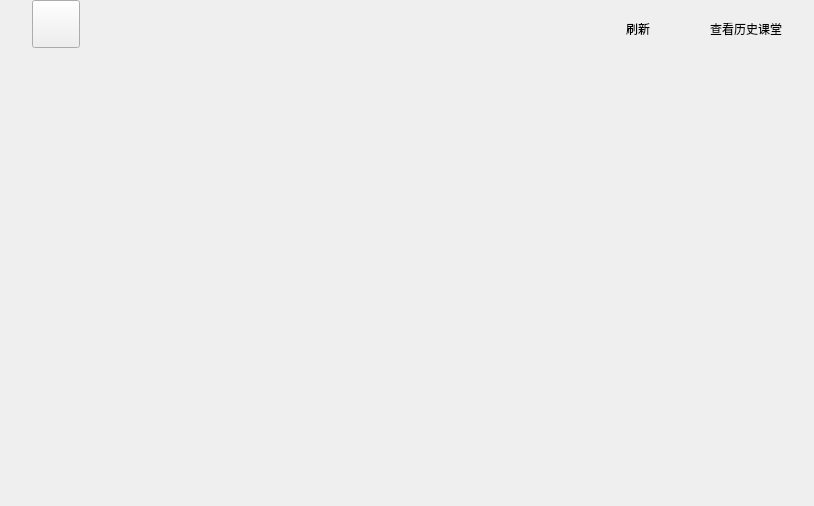
<?xml version="1.0" encoding="UTF-8"?>
<ui version="4.0">
 <class>EduSelectWidget</class>
 <widget class="QWidget" name="EduSelectWidget">
  <property name="geometry">
   <rect>
    <x>0</x>
    <y>0</y>
    <width>814</width>
    <height>506</height>
   </rect>
  </property>
  <property name="minimumSize">
   <size>
    <width>0</width>
    <height>0</height>
   </size>
  </property>
  <property name="maximumSize">
   <size>
    <width>16777215</width>
    <height>16777215</height>
   </size>
  </property>
  <property name="windowTitle">
   <string>场景选择</string>
  </property>
  <property name="styleSheet">
   <string notr="true"/>
  </property>
  <layout class="QGridLayout" name="gridLayout">
   <property name="leftMargin">
    <number>0</number>
   </property>
   <property name="topMargin">
    <number>0</number>
   </property>
   <property name="rightMargin">
    <number>0</number>
   </property>
   <property name="bottomMargin">
    <number>0</number>
   </property>
   <property name="spacing">
    <number>0</number>
   </property>
   <item row="0" column="0">
    <widget class="QStackedWidget" name="stackedWidget">
     <property name="currentIndex">
      <number>4</number>
     </property>
     <widget class="QWidget" name="page">
      <layout class="QVBoxLayout" name="verticalLayout_3">
       <property name="spacing">
        <number>0</number>
       </property>
       <property name="leftMargin">
        <number>0</number>
       </property>
       <property name="topMargin">
        <number>0</number>
       </property>
       <property name="rightMargin">
        <number>0</number>
       </property>
       <property name="bottomMargin">
        <number>0</number>
       </property>
       <item>
        <layout class="QHBoxLayout" name="horizontalLayout">
         <property name="spacing">
          <number>0</number>
         </property>
         <property name="leftMargin">
          <number>32</number>
         </property>
         <item>
          <widget class="QPushButton" name="btn_back">
           <property name="minimumSize">
            <size>
             <width>48</width>
             <height>48</height>
            </size>
           </property>
           <property name="maximumSize">
            <size>
             <width>48</width>
             <height>16777215</height>
            </size>
           </property>
           <property name="text">
            <string/>
           </property>
          </widget>
         </item>
         <item>
          <spacer name="horizontalSpacer">
           <property name="orientation">
            <enum>Qt::Horizontal</enum>
           </property>
           <property name="sizeHint" stdset="0">
            <size>
             <width>40</width>
             <height>20</height>
            </size>
           </property>
          </spacer>
         </item>
        </layout>
       </item>
       <item>
        <spacer name="verticalSpacer">
         <property name="orientation">
          <enum>Qt::Vertical</enum>
         </property>
         <property name="sizeHint" stdset="0">
          <size>
           <width>20</width>
           <height>196</height>
          </size>
         </property>
        </spacer>
       </item>
       <item>
        <layout class="QHBoxLayout" name="horizontalLayout_3">
         <property name="spacing">
          <number>0</number>
         </property>
         <item>
          <spacer name="horizontalSpacer_2">
           <property name="orientation">
            <enum>Qt::Horizontal</enum>
           </property>
           <property name="sizeHint" stdset="0">
            <size>
             <width>40</width>
             <height>20</height>
            </size>
           </property>
          </spacer>
         </item>
         <item>
          <widget class="ImageButton" name="btn_teacher" native="true">
           <property name="minimumSize">
            <size>
             <width>300</width>
             <height>300</height>
            </size>
           </property>
           <property name="maximumSize">
            <size>
             <width>300</width>
             <height>300</height>
            </size>
           </property>
          </widget>
         </item>
         <item>
          <spacer name="horizontalSpacer_3">
           <property name="orientation">
            <enum>Qt::Horizontal</enum>
           </property>
           <property name="sizeHint" stdset="0">
            <size>
             <width>120</width>
             <height>20</height>
            </size>
           </property>
          </spacer>
         </item>
         <item>
          <widget class="ImageButton" name="btn_student" native="true">
           <property name="minimumSize">
            <size>
             <width>300</width>
             <height>300</height>
            </size>
           </property>
           <property name="maximumSize">
            <size>
             <width>300</width>
             <height>300</height>
            </size>
           </property>
          </widget>
         </item>
         <item>
          <spacer name="horizontalSpacer_5">
           <property name="orientation">
            <enum>Qt::Horizontal</enum>
           </property>
           <property name="sizeHint" stdset="0">
            <size>
             <width>40</width>
             <height>20</height>
            </size>
           </property>
          </spacer>
         </item>
        </layout>
       </item>
       <item>
        <spacer name="verticalSpacer_2">
         <property name="orientation">
          <enum>Qt::Vertical</enum>
         </property>
         <property name="sizeHint" stdset="0">
          <size>
           <width>20</width>
           <height>196</height>
          </size>
         </property>
        </spacer>
       </item>
       <item>
        <spacer name="verticalSpacer_3">
         <property name="orientation">
          <enum>Qt::Vertical</enum>
         </property>
         <property name="sizeHint" stdset="0">
          <size>
           <width>20</width>
           <height>80</height>
          </size>
         </property>
        </spacer>
       </item>
      </layout>
     </widget>
     <widget class="QWidget" name="page_2">
      <layout class="QVBoxLayout" name="verticalLayout">
       <property name="spacing">
        <number>0</number>
       </property>
       <property name="leftMargin">
        <number>0</number>
       </property>
       <property name="topMargin">
        <number>0</number>
       </property>
       <property name="rightMargin">
        <number>0</number>
       </property>
       <property name="bottomMargin">
        <number>0</number>
       </property>
       <item>
        <layout class="QHBoxLayout" name="horizontalLayout_5">
         <property name="spacing">
          <number>0</number>
         </property>
         <property name="leftMargin">
          <number>32</number>
         </property>
         <item>
          <widget class="QPushButton" name="btn_back_2">
           <property name="minimumSize">
            <size>
             <width>48</width>
             <height>48</height>
            </size>
           </property>
           <property name="maximumSize">
            <size>
             <width>48</width>
             <height>48</height>
            </size>
           </property>
           <property name="text">
            <string/>
           </property>
          </widget>
         </item>
         <item>
          <spacer name="horizontalSpacer_6">
           <property name="orientation">
            <enum>Qt::Horizontal</enum>
           </property>
           <property name="sizeHint" stdset="0">
            <size>
             <width>40</width>
             <height>20</height>
            </size>
           </property>
          </spacer>
         </item>
        </layout>
       </item>
       <item>
        <spacer name="verticalSpacer_5">
         <property name="orientation">
          <enum>Qt::Vertical</enum>
         </property>
         <property name="sizeHint" stdset="0">
          <size>
           <width>20</width>
           <height>119</height>
          </size>
         </property>
        </spacer>
       </item>
       <item>
        <layout class="QHBoxLayout" name="horizontalLayout_10">
         <property name="spacing">
          <number>0</number>
         </property>
         <item>
          <spacer name="horizontalSpacer_15">
           <property name="orientation">
            <enum>Qt::Horizontal</enum>
           </property>
           <property name="sizeHint" stdset="0">
            <size>
             <width>40</width>
             <height>20</height>
            </size>
           </property>
          </spacer>
         </item>
         <item>
          <widget class="QWidget" name="course_widget" native="true">
           <property name="minimumSize">
            <size>
             <width>800</width>
             <height>454</height>
            </size>
           </property>
           <property name="styleSheet">
            <string notr="true"/>
           </property>
           <layout class="QGridLayout" name="gridLayout_4">
            <item row="0" column="1">
             <spacer name="verticalSpacer_7">
              <property name="orientation">
               <enum>Qt::Vertical</enum>
              </property>
              <property name="sizeHint" stdset="0">
               <size>
                <width>20</width>
                <height>76</height>
               </size>
              </property>
             </spacer>
            </item>
            <item row="1" column="0">
             <spacer name="horizontalSpacer_9">
              <property name="orientation">
               <enum>Qt::Horizontal</enum>
              </property>
              <property name="sizeHint" stdset="0">
               <size>
                <width>173</width>
                <height>20</height>
               </size>
              </property>
             </spacer>
            </item>
            <item row="1" column="1" colspan="2">
             <layout class="QGridLayout" name="gridLayout_3">
              <property name="rightMargin">
               <number>0</number>
              </property>
              <property name="bottomMargin">
               <number>0</number>
              </property>
              <property name="horizontalSpacing">
               <number>24</number>
              </property>
              <property name="verticalSpacing">
               <number>32</number>
              </property>
              <item row="1" column="1">
               <widget class="QComboBox" name="cmb_new_room_type">
                <property name="minimumSize">
                 <size>
                  <width>320</width>
                  <height>48</height>
                 </size>
                </property>
                <property name="maximumSize">
                 <size>
                  <width>320</width>
                  <height>48</height>
                 </size>
                </property>
                <item>
                 <property name="text">
                  <string>大班课</string>
                 </property>
                </item>
                <item>
                 <property name="text">
                  <string>大班小组课</string>
                 </property>
                </item>
               </widget>
              </item>
              <item row="4" column="1">
               <layout class="QHBoxLayout" name="horizontalLayout_6">
                <property name="spacing">
                 <number>8</number>
                </property>
                <property name="sizeConstraint">
                 <enum>QLayout::SetDefaultConstraint</enum>
                </property>
                <property name="leftMargin">
                 <number>0</number>
                </property>
                <item>
                 <spacer name="horizontalSpacer_7">
                  <property name="orientation">
                   <enum>Qt::Horizontal</enum>
                  </property>
                  <property name="sizeHint" stdset="0">
                   <size>
                    <width>40</width>
                    <height>20</height>
                   </size>
                  </property>
                 </spacer>
                </item>
                <item>
                 <widget class="QLabel" name="lbl_history_logo">
                  <property name="minimumSize">
                   <size>
                    <width>22</width>
                    <height>22</height>
                   </size>
                  </property>
                  <property name="maximumSize">
                   <size>
                    <width>22</width>
                    <height>22</height>
                   </size>
                  </property>
                  <property name="text">
                   <string/>
                  </property>
                 </widget>
                </item>
                <item>
                 <widget class="LabelWarp" name="lbl_history">
                  <property name="minimumSize">
                   <size>
                    <width>84</width>
                    <height>22</height>
                   </size>
                  </property>
                  <property name="maximumSize">
                   <size>
                    <width>84</width>
                    <height>22</height>
                   </size>
                  </property>
                  <property name="text">
                   <string>查看历史课堂</string>
                  </property>
                 </widget>
                </item>
                <item>
                 <spacer name="horizontalSpacer_8">
                  <property name="orientation">
                   <enum>Qt::Horizontal</enum>
                  </property>
                  <property name="sizeHint" stdset="0">
                   <size>
                    <width>40</width>
                    <height>20</height>
                   </size>
                  </property>
                 </spacer>
                </item>
               </layout>
              </item>
              <item row="0" column="0">
               <widget class="QLabel" name="lbl_course">
                <property name="minimumSize">
                 <size>
                  <width>0</width>
                  <height>48</height>
                 </size>
                </property>
                <property name="text">
                 <string>课程名称</string>
                </property>
                <property name="alignment">
                 <set>Qt::AlignRight|Qt::AlignTrailing|Qt::AlignVCenter</set>
                </property>
               </widget>
              </item>
              <item row="3" column="1">
               <widget class="QPushButton" name="btn_create_class">
                <property name="minimumSize">
                 <size>
                  <width>320</width>
                  <height>48</height>
                 </size>
                </property>
                <property name="maximumSize">
                 <size>
                  <width>320</width>
                  <height>16777215</height>
                 </size>
                </property>
                <property name="text">
                 <string>创建课堂</string>
                </property>
               </widget>
              </item>
              <item row="0" column="1">
               <widget class="QLineEdit" name="edt_new_room_id">
                <property name="minimumSize">
                 <size>
                  <width>320</width>
                  <height>48</height>
                 </size>
                </property>
                <property name="maximumSize">
                 <size>
                  <width>320</width>
                  <height>16777215</height>
                 </size>
                </property>
                <property name="placeholderText">
                 <string>请输入房间ID</string>
                </property>
               </widget>
              </item>
              <item row="1" column="0">
               <widget class="QLabel" name="lbl_type">
                <property name="minimumSize">
                 <size>
                  <width>72</width>
                  <height>48</height>
                 </size>
                </property>
                <property name="text">
                 <string>类型</string>
                </property>
                <property name="alignment">
                 <set>Qt::AlignRight|Qt::AlignTrailing|Qt::AlignVCenter</set>
                </property>
               </widget>
              </item>
              <item row="2" column="0">
               <widget class="QLabel" name="lbl_room_time">
                <property name="minimumSize">
                 <size>
                  <width>72</width>
                  <height>48</height>
                 </size>
                </property>
                <property name="text">
                 <string>课程时长</string>
                </property>
                <property name="alignment">
                 <set>Qt::AlignRight|Qt::AlignTrailing|Qt::AlignVCenter</set>
                </property>
               </widget>
              </item>
              <item row="2" column="1">
               <widget class="QComboBox" name="cmb_room_time">
                <property name="minimumSize">
                 <size>
                  <width>320</width>
                  <height>48</height>
                 </size>
                </property>
                <property name="maximumSize">
                 <size>
                  <width>320</width>
                  <height>48</height>
                 </size>
                </property>
                <item>
                 <property name="text">
                  <string>30 分钟</string>
                 </property>
                </item>
               </widget>
              </item>
             </layout>
            </item>
            <item row="1" column="3">
             <spacer name="horizontalSpacer_10">
              <property name="orientation">
               <enum>Qt::Horizontal</enum>
              </property>
              <property name="sizeHint" stdset="0">
               <size>
                <width>173</width>
                <height>20</height>
               </size>
              </property>
             </spacer>
            </item>
            <item row="2" column="2">
             <spacer name="verticalSpacer_8">
              <property name="orientation">
               <enum>Qt::Vertical</enum>
              </property>
              <property name="sizeHint" stdset="0">
               <size>
                <width>20</width>
                <height>76</height>
               </size>
              </property>
             </spacer>
            </item>
           </layout>
          </widget>
         </item>
         <item>
          <spacer name="horizontalSpacer_16">
           <property name="orientation">
            <enum>Qt::Horizontal</enum>
           </property>
           <property name="sizeHint" stdset="0">
            <size>
             <width>40</width>
             <height>20</height>
            </size>
           </property>
          </spacer>
         </item>
        </layout>
       </item>
       <item>
        <spacer name="verticalSpacer_6">
         <property name="orientation">
          <enum>Qt::Vertical</enum>
         </property>
         <property name="sizeHint" stdset="0">
          <size>
           <width>20</width>
           <height>173</height>
          </size>
         </property>
        </spacer>
       </item>
      </layout>
     </widget>
     <widget class="QWidget" name="page_3">
      <layout class="QVBoxLayout" name="verticalLayout_5">
       <property name="spacing">
        <number>0</number>
       </property>
       <property name="leftMargin">
        <number>0</number>
       </property>
       <property name="topMargin">
        <number>0</number>
       </property>
       <property name="rightMargin">
        <number>0</number>
       </property>
       <property name="bottomMargin">
        <number>0</number>
       </property>
       <item>
        <layout class="QVBoxLayout" name="verticalLayout_4">
         <property name="spacing">
          <number>0</number>
         </property>
         <item>
          <layout class="QHBoxLayout" name="horizontalLayout_4">
           <property name="spacing">
            <number>0</number>
           </property>
           <property name="leftMargin">
            <number>32</number>
           </property>
           <item>
            <widget class="QPushButton" name="btn_back_3">
             <property name="minimumSize">
              <size>
               <width>48</width>
               <height>48</height>
              </size>
             </property>
             <property name="maximumSize">
              <size>
               <width>48</width>
               <height>48</height>
              </size>
             </property>
             <property name="text">
              <string/>
             </property>
            </widget>
           </item>
           <item>
            <spacer name="horizontalSpacer_11">
             <property name="orientation">
              <enum>Qt::Horizontal</enum>
             </property>
             <property name="sizeHint" stdset="0">
              <size>
               <width>40</width>
               <height>20</height>
              </size>
             </property>
            </spacer>
           </item>
          </layout>
         </item>
         <item>
          <layout class="QGridLayout" name="gridLayout_5">
           <property name="spacing">
            <number>0</number>
           </property>
           <item row="0" column="1">
            <spacer name="verticalSpacer_9">
             <property name="orientation">
              <enum>Qt::Vertical</enum>
             </property>
             <property name="sizeHint" stdset="0">
              <size>
               <width>20</width>
               <height>40</height>
              </size>
             </property>
            </spacer>
           </item>
           <item row="1" column="0">
            <spacer name="horizontalSpacer_12">
             <property name="orientation">
              <enum>Qt::Horizontal</enum>
             </property>
             <property name="sizeHint" stdset="0">
              <size>
               <width>40</width>
               <height>20</height>
              </size>
             </property>
            </spacer>
           </item>
           <item row="1" column="1">
            <widget class="DeviceSetting" name="device_setting" native="true">
             <property name="minimumSize">
              <size>
               <width>800</width>
               <height>400</height>
              </size>
             </property>
            </widget>
           </item>
           <item row="1" column="2">
            <spacer name="horizontalSpacer_13">
             <property name="orientation">
              <enum>Qt::Horizontal</enum>
             </property>
             <property name="sizeHint" stdset="0">
              <size>
               <width>40</width>
               <height>20</height>
              </size>
             </property>
            </spacer>
           </item>
           <item row="2" column="1">
            <spacer name="verticalSpacer_10">
             <property name="orientation">
              <enum>Qt::Vertical</enum>
             </property>
             <property name="sizeHint" stdset="0">
              <size>
               <width>20</width>
               <height>200</height>
              </size>
             </property>
            </spacer>
           </item>
          </layout>
         </item>
        </layout>
       </item>
      </layout>
     </widget>
     <widget class="QWidget" name="page_4">
      <layout class="QVBoxLayout" name="verticalLayout_7">
       <property name="spacing">
        <number>0</number>
       </property>
       <property name="leftMargin">
        <number>0</number>
       </property>
       <property name="topMargin">
        <number>0</number>
       </property>
       <property name="rightMargin">
        <number>0</number>
       </property>
       <property name="bottomMargin">
        <number>0</number>
       </property>
       <item>
        <layout class="QHBoxLayout" name="horizontalLayout_7">
         <property name="leftMargin">
          <number>32</number>
         </property>
         <item>
          <widget class="QPushButton" name="btn_back_4">
           <property name="minimumSize">
            <size>
             <width>48</width>
             <height>48</height>
            </size>
           </property>
           <property name="maximumSize">
            <size>
             <width>48</width>
             <height>48</height>
            </size>
           </property>
           <property name="text">
            <string/>
           </property>
          </widget>
         </item>
         <item>
          <spacer name="horizontalSpacer_14">
           <property name="orientation">
            <enum>Qt::Horizontal</enum>
           </property>
           <property name="sizeHint" stdset="0">
            <size>
             <width>40</width>
             <height>20</height>
            </size>
           </property>
          </spacer>
         </item>
        </layout>
       </item>
       <item>
        <layout class="QGridLayout" name="gridLayout_7">
         <property name="verticalSpacing">
          <number>0</number>
         </property>
         <item row="0" column="1">
          <spacer name="verticalSpacer_13">
           <property name="orientation">
            <enum>Qt::Vertical</enum>
           </property>
           <property name="sizeHint" stdset="0">
            <size>
             <width>20</width>
             <height>40</height>
            </size>
           </property>
          </spacer>
         </item>
         <item row="1" column="0">
          <spacer name="horizontalSpacer_27">
           <property name="orientation">
            <enum>Qt::Horizontal</enum>
           </property>
           <property name="sizeHint" stdset="0">
            <size>
             <width>40</width>
             <height>20</height>
            </size>
           </property>
          </spacer>
         </item>
         <item row="1" column="1" colspan="2">
          <widget class="QWidget" name="rejoin_widget" native="true">
           <property name="minimumSize">
            <size>
             <width>800</width>
             <height>454</height>
            </size>
           </property>
           <layout class="QGridLayout" name="gridLayout_6">
            <item row="0" column="1">
             <spacer name="verticalSpacer_11">
              <property name="orientation">
               <enum>Qt::Vertical</enum>
              </property>
              <property name="sizeHint" stdset="0">
               <size>
                <width>20</width>
                <height>67</height>
               </size>
              </property>
             </spacer>
            </item>
            <item row="1" column="0">
             <spacer name="horizontalSpacer_25">
              <property name="orientation">
               <enum>Qt::Horizontal</enum>
              </property>
              <property name="sizeHint" stdset="0">
               <size>
                <width>174</width>
                <height>20</height>
               </size>
              </property>
             </spacer>
            </item>
            <item row="1" column="1">
             <layout class="QVBoxLayout" name="verticalLayout_6">
              <property name="spacing">
               <number>24</number>
              </property>
              <item>
               <layout class="QHBoxLayout" name="horizontalLayout_12">
                <property name="bottomMargin">
                 <number>20</number>
                </property>
                <item>
                 <spacer name="horizontalSpacer_23">
                  <property name="orientation">
                   <enum>Qt::Horizontal</enum>
                  </property>
                  <property name="sizeHint" stdset="0">
                   <size>
                    <width>40</width>
                    <height>20</height>
                   </size>
                  </property>
                 </spacer>
                </item>
                <item>
                 <widget class="QLabel" name="lbl_course_logo">
                  <property name="minimumSize">
                   <size>
                    <width>96</width>
                    <height>96</height>
                   </size>
                  </property>
                  <property name="text">
                   <string/>
                  </property>
                 </widget>
                </item>
                <item>
                 <spacer name="horizontalSpacer_24">
                  <property name="orientation">
                   <enum>Qt::Horizontal</enum>
                  </property>
                  <property name="sizeHint" stdset="0">
                   <size>
                    <width>40</width>
                    <height>20</height>
                   </size>
                  </property>
                 </spacer>
                </item>
               </layout>
              </item>
              <item>
               <layout class="QHBoxLayout" name="horizontalLayout_11">
                <item>
                 <spacer name="horizontalSpacer_21">
                  <property name="orientation">
                   <enum>Qt::Horizontal</enum>
                  </property>
                  <property name="sizeHint" stdset="0">
                   <size>
                    <width>40</width>
                    <height>20</height>
                   </size>
                  </property>
                 </spacer>
                </item>
                <item>
                 <widget class="QPushButton" name="btn_rejoin">
                  <property name="minimumSize">
                   <size>
                    <width>320</width>
                    <height>48</height>
                   </size>
                  </property>
                  <property name="text">
                   <string>重新进入课堂</string>
                  </property>
                 </widget>
                </item>
                <item>
                 <spacer name="horizontalSpacer_22">
                  <property name="orientation">
                   <enum>Qt::Horizontal</enum>
                  </property>
                  <property name="sizeHint" stdset="0">
                   <size>
                    <width>40</width>
                    <height>20</height>
                   </size>
                  </property>
                 </spacer>
                </item>
               </layout>
              </item>
              <item>
               <layout class="QHBoxLayout" name="horizontalLayout_9">
                <item>
                 <spacer name="horizontalSpacer_19">
                  <property name="orientation">
                   <enum>Qt::Horizontal</enum>
                  </property>
                  <property name="sizeHint" stdset="0">
                   <size>
                    <width>40</width>
                    <height>20</height>
                   </size>
                  </property>
                 </spacer>
                </item>
                <item>
                 <widget class="QLabel" name="lbl_hint">
                  <property name="text">
                   <string>请先下课，再创建新教室</string>
                  </property>
                 </widget>
                </item>
                <item>
                 <spacer name="horizontalSpacer_20">
                  <property name="orientation">
                   <enum>Qt::Horizontal</enum>
                  </property>
                  <property name="sizeHint" stdset="0">
                   <size>
                    <width>40</width>
                    <height>20</height>
                   </size>
                  </property>
                 </spacer>
                </item>
               </layout>
              </item>
              <item>
               <layout class="QHBoxLayout" name="horizontalLayout_8">
                <property name="spacing">
                 <number>8</number>
                </property>
                <item>
                 <spacer name="horizontalSpacer_17">
                  <property name="orientation">
                   <enum>Qt::Horizontal</enum>
                  </property>
                  <property name="sizeHint" stdset="0">
                   <size>
                    <width>40</width>
                    <height>20</height>
                   </size>
                  </property>
                 </spacer>
                </item>
                <item>
                 <widget class="QLabel" name="lbl_history_logo_2">
                  <property name="minimumSize">
                   <size>
                    <width>16</width>
                    <height>16</height>
                   </size>
                  </property>
                  <property name="text">
                   <string/>
                  </property>
                 </widget>
                </item>
                <item>
                 <widget class="LabelWarp" name="lbl_history_2">
                  <property name="text">
                   <string>查看历史记录</string>
                  </property>
                 </widget>
                </item>
                <item>
                 <spacer name="horizontalSpacer_18">
                  <property name="orientation">
                   <enum>Qt::Horizontal</enum>
                  </property>
                  <property name="sizeHint" stdset="0">
                   <size>
                    <width>40</width>
                    <height>20</height>
                   </size>
                  </property>
                 </spacer>
                </item>
               </layout>
              </item>
             </layout>
            </item>
            <item row="1" column="2">
             <spacer name="horizontalSpacer_26">
              <property name="orientation">
               <enum>Qt::Horizontal</enum>
              </property>
              <property name="sizeHint" stdset="0">
               <size>
                <width>174</width>
                <height>20</height>
               </size>
              </property>
             </spacer>
            </item>
            <item row="2" column="1">
             <spacer name="verticalSpacer_12">
              <property name="orientation">
               <enum>Qt::Vertical</enum>
              </property>
              <property name="sizeHint" stdset="0">
               <size>
                <width>20</width>
                <height>66</height>
               </size>
              </property>
             </spacer>
            </item>
           </layout>
          </widget>
         </item>
         <item row="1" column="3">
          <spacer name="horizontalSpacer_28">
           <property name="orientation">
            <enum>Qt::Horizontal</enum>
           </property>
           <property name="sizeHint" stdset="0">
            <size>
             <width>40</width>
             <height>20</height>
            </size>
           </property>
          </spacer>
         </item>
         <item row="2" column="2">
          <spacer name="verticalSpacer_14">
           <property name="orientation">
            <enum>Qt::Vertical</enum>
           </property>
           <property name="sizeHint" stdset="0">
            <size>
             <width>20</width>
             <height>173</height>
            </size>
           </property>
          </spacer>
         </item>
        </layout>
       </item>
      </layout>
     </widget>
     <widget class="QWidget" name="page_5">
      <layout class="QVBoxLayout" name="verticalLayout_8">
       <property name="spacing">
        <number>20</number>
       </property>
       <property name="leftMargin">
        <number>0</number>
       </property>
       <property name="topMargin">
        <number>0</number>
       </property>
       <property name="rightMargin">
        <number>0</number>
       </property>
       <property name="bottomMargin">
        <number>0</number>
       </property>
       <item>
        <layout class="QHBoxLayout" name="horizontalLayout_15">
         <property name="spacing">
          <number>0</number>
         </property>
         <property name="leftMargin">
          <number>32</number>
         </property>
         <property name="rightMargin">
          <number>32</number>
         </property>
         <item>
          <widget class="QPushButton" name="btn_back_5">
           <property name="minimumSize">
            <size>
             <width>48</width>
             <height>48</height>
            </size>
           </property>
           <property name="maximumSize">
            <size>
             <width>48</width>
             <height>48</height>
            </size>
           </property>
           <property name="text">
            <string/>
           </property>
          </widget>
         </item>
         <item>
          <spacer name="horizontalSpacer_29">
           <property name="orientation">
            <enum>Qt::Horizontal</enum>
           </property>
           <property name="sizeHint" stdset="0">
            <size>
             <width>40</width>
             <height>20</height>
            </size>
           </property>
          </spacer>
         </item>
         <item>
          <layout class="QHBoxLayout" name="horizontalLayout_13">
           <property name="spacing">
            <number>8</number>
           </property>
           <property name="leftMargin">
            <number>0</number>
           </property>
           <property name="topMargin">
            <number>10</number>
           </property>
           <item>
            <widget class="QLabel" name="lbl_refresh_logo">
             <property name="minimumSize">
              <size>
               <width>16</width>
               <height>16</height>
              </size>
             </property>
             <property name="maximumSize">
              <size>
               <width>16</width>
               <height>16</height>
              </size>
             </property>
             <property name="text">
              <string/>
             </property>
            </widget>
           </item>
           <item>
            <widget class="LabelWarp" name="lbl_refresh">
             <property name="minimumSize">
              <size>
               <width>28</width>
               <height>22</height>
              </size>
             </property>
             <property name="maximumSize">
              <size>
               <width>16777215</width>
               <height>22</height>
              </size>
             </property>
             <property name="text">
              <string>刷新</string>
             </property>
            </widget>
           </item>
          </layout>
         </item>
         <item>
          <spacer name="horizontalSpacer_30">
           <property name="orientation">
            <enum>Qt::Horizontal</enum>
           </property>
           <property name="sizeType">
            <enum>QSizePolicy::Fixed</enum>
           </property>
           <property name="sizeHint" stdset="0">
            <size>
             <width>32</width>
             <height>20</height>
            </size>
           </property>
          </spacer>
         </item>
         <item>
          <layout class="QHBoxLayout" name="horizontalLayout_14">
           <property name="spacing">
            <number>8</number>
           </property>
           <property name="topMargin">
            <number>10</number>
           </property>
           <item>
            <widget class="QLabel" name="lbl_history_logo_3">
             <property name="minimumSize">
              <size>
               <width>16</width>
               <height>16</height>
              </size>
             </property>
             <property name="maximumSize">
              <size>
               <width>16</width>
               <height>16</height>
              </size>
             </property>
             <property name="text">
              <string/>
             </property>
            </widget>
           </item>
           <item>
            <widget class="LabelWarp" name="lbl_history_3">
             <property name="maximumSize">
              <size>
               <width>16777215</width>
               <height>22</height>
              </size>
             </property>
             <property name="text">
              <string>查看历史课堂</string>
             </property>
            </widget>
           </item>
          </layout>
         </item>
        </layout>
       </item>
       <item>
        <widget class="StudentSelectPage" name="student_select_page" native="true">
         <property name="minimumSize">
          <size>
           <width>0</width>
           <height>0</height>
          </size>
         </property>
        </widget>
       </item>
      </layout>
     </widget>
    </widget>
   </item>
  </layout>
 </widget>
 <customwidgets>
  <customwidget>
   <class>ImageButton</class>
   <extends>QWidget</extends>
   <header location="global">image_button.h</header>
   <container>1</container>
  </customwidget>
  <customwidget>
   <class>LabelWarp</class>
   <extends>QLabel</extends>
   <header>label_warp.h</header>
  </customwidget>
  <customwidget>
   <class>DeviceSetting</class>
   <extends>QWidget</extends>
   <header>device_setting.h</header>
   <container>1</container>
  </customwidget>
  <customwidget>
   <class>StudentSelectPage</class>
   <extends>QWidget</extends>
   <header>student_select_page.h</header>
   <container>1</container>
  </customwidget>
 </customwidgets>
 <resources/>
 <connections/>
</ui>
